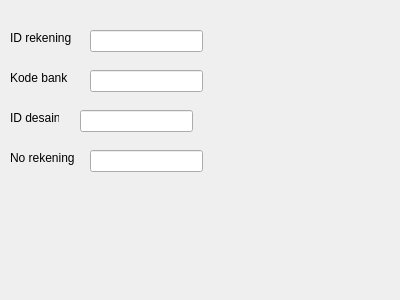
<?xml version="1.0" encoding="UTF-8"?>
<ui version="4.0">
 <class>Form</class>
 <widget class="QWidget" name="Form">
  <property name="geometry">
   <rect>
    <x>0</x>
    <y>0</y>
    <width>400</width>
    <height>300</height>
   </rect>
  </property>
  <property name="windowTitle">
   <string>Form</string>
  </property>
  <widget class="QLabel" name="label">
   <property name="geometry">
    <rect>
     <x>10</x>
     <y>30</y>
     <width>71</width>
     <height>16</height>
    </rect>
   </property>
   <property name="text">
    <string>ID rekening</string>
   </property>
  </widget>
  <widget class="QLabel" name="label_2">
   <property name="geometry">
    <rect>
     <x>10</x>
     <y>70</y>
     <width>61</width>
     <height>16</height>
    </rect>
   </property>
   <property name="text">
    <string>Kode bank</string>
   </property>
  </widget>
  <widget class="QLabel" name="label_3">
   <property name="geometry">
    <rect>
     <x>10</x>
     <y>110</y>
     <width>49</width>
     <height>16</height>
    </rect>
   </property>
   <property name="text">
    <string>ID desainer</string>
   </property>
  </widget>
  <widget class="QLabel" name="label_4">
   <property name="geometry">
    <rect>
     <x>10</x>
     <y>150</y>
     <width>71</width>
     <height>16</height>
    </rect>
   </property>
   <property name="text">
    <string>No rekening</string>
   </property>
  </widget>
  <widget class="QLineEdit" name="editRekening">
   <property name="geometry">
    <rect>
     <x>90</x>
     <y>30</y>
     <width>113</width>
     <height>22</height>
    </rect>
   </property>
  </widget>
  <widget class="QLineEdit" name="editKodebank">
   <property name="geometry">
    <rect>
     <x>90</x>
     <y>70</y>
     <width>113</width>
     <height>22</height>
    </rect>
   </property>
  </widget>
  <widget class="QLineEdit" name="editDesain">
   <property name="geometry">
    <rect>
     <x>80</x>
     <y>110</y>
     <width>113</width>
     <height>22</height>
    </rect>
   </property>
  </widget>
  <widget class="QLineEdit" name="editNorekening">
   <property name="geometry">
    <rect>
     <x>90</x>
     <y>150</y>
     <width>113</width>
     <height>22</height>
    </rect>
   </property>
  </widget>
 </widget>
 <resources/>
 <connections/>
</ui>
